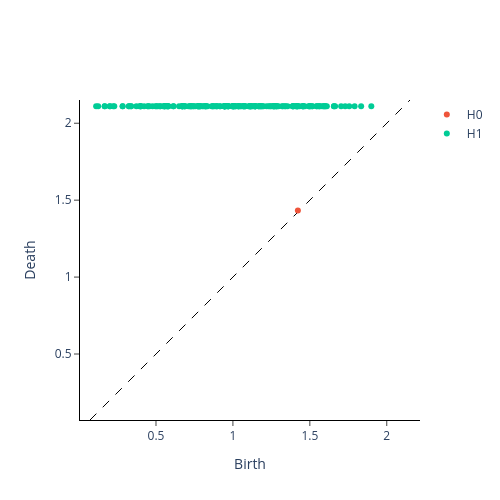

This figure's notebook cell:
### Code cell
from gtda.diagrams import Scaler

scaler = Scaler()
im8_scaled = scaler.fit_transform(im8_cubical)

scaler.plot(im8_scaled)

### Figure 1 — Plotly figure (JSON) as saved in the notebook; plotly's stock layout.template omitted (floating-point values rounded to 4 significant figures; data arrays with more than 128 entries replaced by an {"elided": "..."} marker saying what was removed)
{"data": [{"hoverinfo": "none", "line": {"color": "black", "dash": "dash", "width": 1}, "mode": "lines", "showlegend": false, "type": "scatter", "x": [0.07107, 2.151], "y": [0.07107, 2.151]}, {"hoverinfo": "text", "hovertext": ["(1.422382667247242, 1.433182994443588)"], "mode": "markers", "name": "H0", "type": "scatter", "x": [1.422], "y": [1.433]}, {"hoverinfo": "text", "hovertext": {"elided": "201 str values"}, "mode": "markers", "name": "H1", "type": "scatter", "x": {"elided": "201 float values"}, "y": {"elided": "201 float values"}}], "layout": {"height": 500, "plot_bgcolor": "white", "width": 500, "xaxis": {"autorange": false, "domain": [0, 1], "exponentformat": "e", "linecolor": "black", "linewidth": 1, "mirror": false, "range": [0.009319, 2.213], "showexponent": "all", "showline": true, "side": "bottom", "ticks": "outside", "title": {"text": "Birth"}, "type": "linear", "zeroline": true}, "yaxis": {"autorange": false, "domain": [0, 1], "exponentformat": "e", "linecolor": "black", "linewidth": 1, "mirror": false, "range": [0.07107, 2.151], "scaleanchor": "x", "scaleratio": 1, "showexponent": "all", "showline": true, "side": "left", "ticks": "outside", "title": {"text": "Death"}, "type": "linear", "zeroline": true}}}
